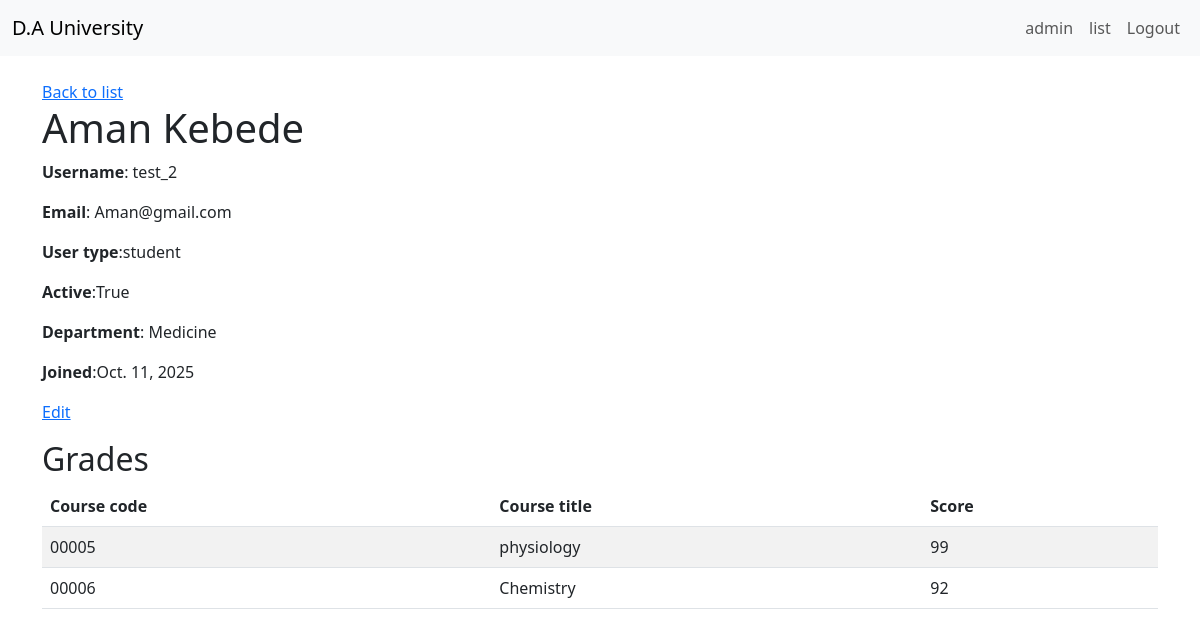
/students/5/ (signed in), run on the app's committed database.
### accounts/models.py (models this page shows, shortened)
class Student_user(models.Model):
    user = models.OneToOneField(User, on_delete=models.CASCADE)
    department = models.CharField(max_length=100)
    date_joined = models.DateField(auto_now_add=True,)

class User(AbstractUser):
    USER_TYPES =(
        ('admin', 'Admin'),
        ('staff', 'Staff'),
        ('student', 'Student'),
    )
    user_type = models.CharField(max_length=50, choices=USER_TYPES)
    full_name = models.CharField(max_length=100, null=True)
    registration_Date = models.DateField(auto_now_add=True)

### Courses/models.py (models this page shows, shortened)
class Grade(models.Model):
    student = models.ForeignKey(Student_user, on_delete=models.CASCADE, related_name='grades')
    course = models.ForeignKey(Course, on_delete=models.CASCADE, related_name='grades')
    score = models.PositiveIntegerField()

class Course(models.Model):
    code = models.CharField(max_length=20, unique=True)
    title = models.CharField(max_length=100)
    course = models.CharField(max_length=50, unique=True)
    department = models.CharField(max_length=100, blank=True)
    instructor = models.ForeignKey(Staff_user, on_delete=models.SET_NULL, null=True, blank=True, related_name='courses')

### accounts/views.py (the view)
# urls.py: path('students/<int:user_id>/', student_detail_view, name='student-detail-page'),
def student_detail_view(request, user_id: int):
    if not request.user.is_authenticated:
        return redirect("login")
    if request.user.user_type not in ("admin", "staff"):
        messages.error(request, "You are not authorized to view this page.")
        return redirect("home")
    student = get_object_or_404(
        Student_user.objects.select_related("user"),
        user_id=user_id,
    )
    grades = (
        Grade.objects
        .select_related("course", "student__user")
        .filter(student=student)
        .order_by("course_id")
    )
    context = {
        "student": student,
        "grades": grades,
    }
    return render(request, "accounts/student_detail.html", context)

### accounts/Templates/accounts/student_detail.html
{% extends "accounts/base.html" %}
{% block content %}
<a href="{% url 'students-list-page' %}">Back to list</a>
<h1>{{ student.user.full_name }}</h1>
    <p><strong>Username</strong>: {{ student.user.username }}</p>
    <p><strong>Email</strong>: {{ student.user.email }}</p>
    <p><strong>User type</strong>:{{ student.user.user_type }}</p>
    <p><strong>Active</strong>:{{ student.user.is_active }}</p>
    <p><strong>Department</strong>: {{ student.department }}</p>
    <p><strong>Joined</strong>:{{ student.date_joined }}</p>
<p><a href="{% url 'student-edit-page' user_id=student.user_id %}">Edit</a></p>
<h2>Grades</h2>
{% if grades %}
  <table class="table table-striped">
    <thead>
      <tr>
        <th>Course code</th>
        <th>Course title</th>
        <th>Score</th>
      </tr>
    </thead>
    <tbody>
      {% for g in grades %}
        <tr>
            <td>{{ g.course.code }}</td>
            <td>{{ g.course.title }}</td>
            <td>{{ g.score }}</td>
        </tr>
      {% endfor %}
    </tbody>
  </table>
{% else %}
  <p>No grades yet.</p>
{% endif %}
{% endblock %}

### accounts/Templates/accounts/base.html (style rules this page uses)
body { background-color: #a7a7a7; }

### data on the page
Student_user: user.full_name "Aman Kebede", user.username "test_2", user.email "Aman@gmail.com", user.user_type "student", user.is_active "True", department "Medicine", date_joined "Oct. 11, 2025"
Grade: course.code "00005", course "physiology", score "99"
Grade: course.code "00006", course "Chemistry", score "92"
